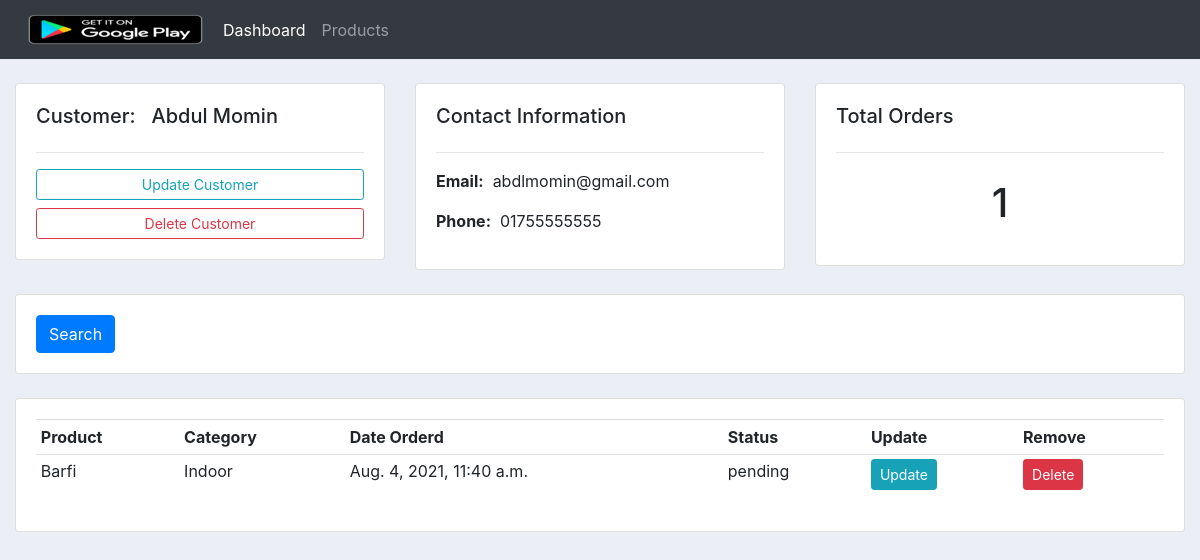
Before: /customer/4/ with the older database file.
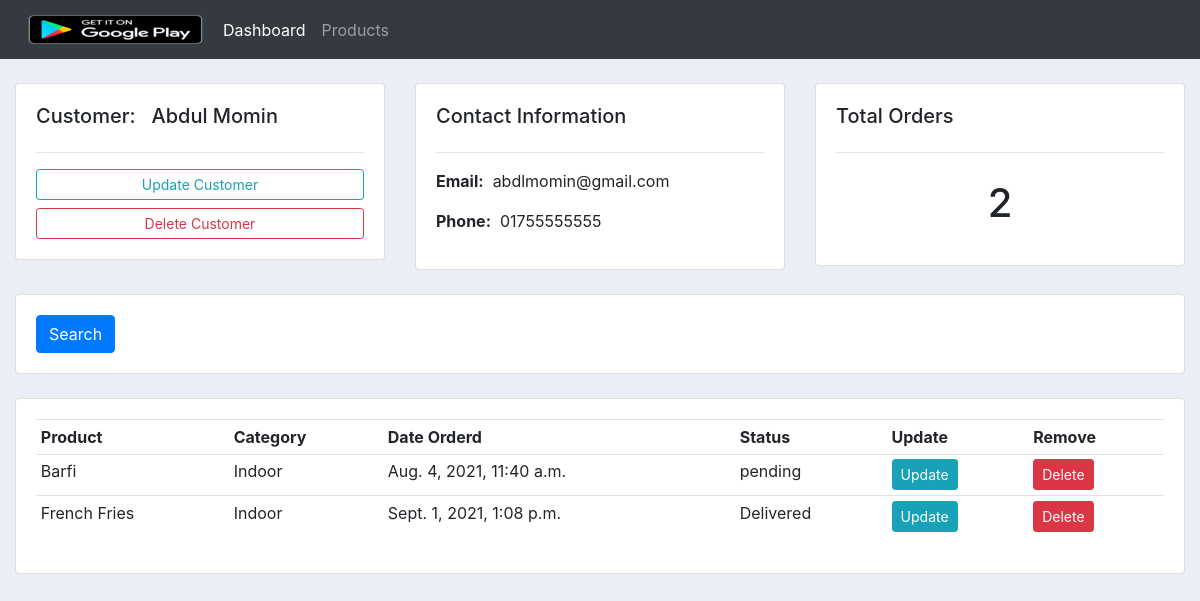
After: the same page with the newer database file.
### accounts/models.py (models this page shows, shortened)
class Orders(models.Model):
    STATUS = (
        ('pending', 'pending'),
        ('Out For Delivery', 'Out For Delivery'),
        ('Delivered', 'Delivered')
    )
    customer = models.ForeignKey(Customer, null=True, on_delete=models.SET_NULL)
    product = models.ForeignKey(Product, null=True, on_delete=models.SET_NULL)
    date_created = models.DateTimeField(auto_now_add=True, null=True)
    status = models.CharField(max_length=200, null=True, choices=STATUS)

class Product(models.Model):
    CATEGORY = (
        ('Indoor', 'Indoor'),
        ('Out Door', 'Out Door')
    )
    tag = models.ManyToManyField(Tag)
    name = models.CharField(max_length=200, null=True)
    price = models.FloatField(max_length=200, null=True)
    category = models.CharField(max_length=200, null=True, choices=CATEGORY)
    description = models.TextField(max_length=1000, null=True)
    date_created = models.DateTimeField(auto_now_add=True, null=True)
    def __str__(self):
        return self.name

### accounts/views.py (the view)
# urls.py: path('customer/<pk_test>/', views.customer, name ='customer'),
def customer(request, pk_test):
    customer = Customer.objects.get(id=pk_test)
    orders = customer.orders_set.all()
    order_count = orders.count()
    context = {'customer': customer, 'orders': orders, 'order_count': order_count}
    return render(request, 'accounts/customer.html', context)

### accounts/templates/accounts/customer.html
{% extends 'accounts/main.html' %}
{% block content %}
        <br>
    <div class="row">
        <div class="col-md">
            <div class="card card-body">
                <h5>Customer: &nbsp {{ customer.name }}</h5>
                <hr>
                <a class="btn btn-outline-info  btn-sm btn-block" href="">Update Customer</a>
                <a class="btn btn-outline-danger  btn-sm btn-block" href="">Delete Customer</a>
            </div>
        </div>
        <div class="col-md">
            <div class="card card-body">
                <h5>Contact Information</h5>
                <hr>
                <p><b>Email:</b>&nbsp {{ customer.email }}</p>
                <p><b>Phone:</b>&nbsp {{ customer.phone }}</p>
            </div>
        </div>
        <div class="col-md">
            <div class="card card-body">
                <h5>Total Orders</h5>
                <hr>
                <h1 style="text-align: center;padding: 10px">{{ order_count }}</h1>
            </div>
        </div>
    </div>
    <br>
    <div class="row">
        <div class="col">
            <div class="card card-body">
                <form method="get">
                <button class="btn btn-primary" type="submit">Search</button>
              </form>
            </div>
        </div>
    </div>
    <br>
    <div class="row">
        <div class="col-md">
            <div class="card card-body">
                <table class="table table-sm">
                    <tr>
                        <th>Product</th>
                        <th>Category</th>
                        <th>Date Orderd</th>
                        <th>Status</th>
                        <th>Update</th>
                        <th>Remove</th>
                    </tr>
                    {% for order in orders %}
                        <tr>
                        <td>{{ order.product }}</td>
                        <td>{{ order.product.category }}</td>
                        <td>{{ order.date_created }}</td>
                        <td>{{ order.status }}</td>
                        <td><a class="btn btn-sm btn-info" href="{% url 'updateOrder' order.id %}">Update</a></td>
                        <td><a class="btn btn-sm btn-danger" href="{% url 'deleteOrders' order.id %}">Delete</a></td>
                        </tr>
                    {% endfor %}
                </table>
            </div>
        </div>
    </div>
{% endblock %}

Changed rows visible on the page:
added Orders: product "French Fries", product.category "Indoor", date_created "Sept. 1, 2021, 1:08 p.m.", status "Delivered"
Other visible differences:
{{ order_count }}: "1" → "2"
